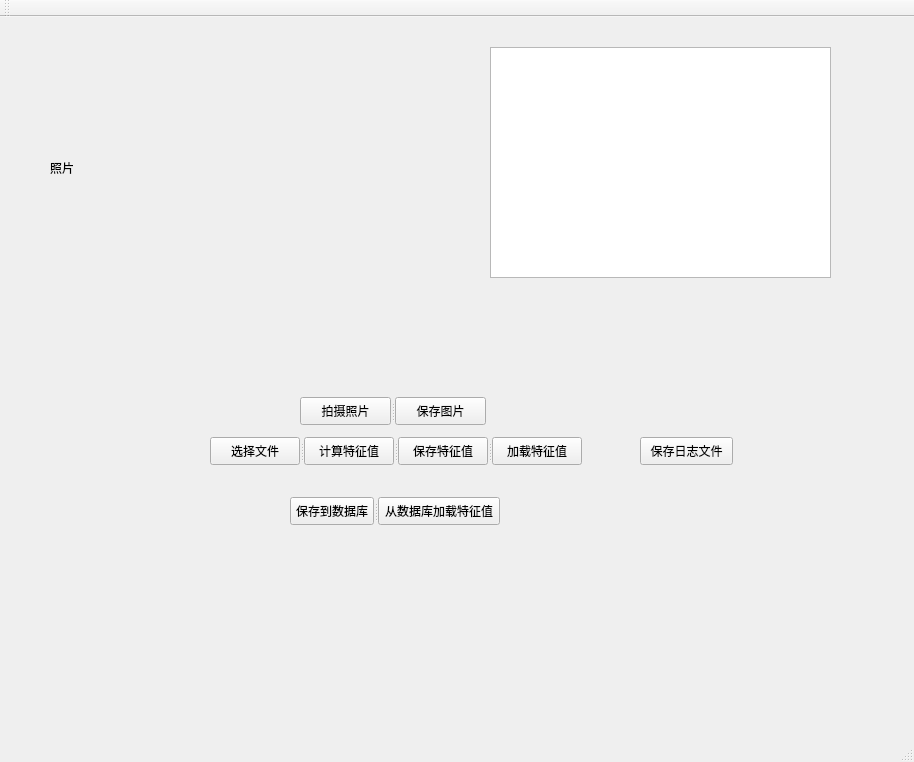
<?xml version="1.0" encoding="UTF-8"?>
<ui version="4.0">
 <class>MainWindow</class>
 <widget class="QMainWindow" name="MainWindow">
  <property name="geometry">
   <rect>
    <x>0</x>
    <y>0</y>
    <width>914</width>
    <height>762</height>
   </rect>
  </property>
  <property name="windowTitle">
   <string>MainWindow</string>
  </property>
  <widget class="QWidget" name="centralWidget">
   <widget class="QLabel" name="ImageLabel">
    <property name="geometry">
     <rect>
      <x>50</x>
      <y>20</y>
      <width>301</width>
      <height>261</height>
     </rect>
    </property>
    <property name="styleSheet">
     <string notr="true">font: 9pt &quot;Algerian&quot;;</string>
    </property>
    <property name="lineWidth">
     <number>3</number>
    </property>
    <property name="text">
     <string>照片</string>
    </property>
    <property name="scaledContents">
     <bool>true</bool>
    </property>
   </widget>
   <widget class="QTextBrowser" name="StatusBrowser">
    <property name="geometry">
     <rect>
      <x>490</x>
      <y>30</y>
      <width>341</width>
      <height>231</height>
     </rect>
    </property>
   </widget>
   <widget class="QPushButton" name="SaveLogButton">
    <property name="geometry">
     <rect>
      <x>640</x>
      <y>420</y>
      <width>93</width>
      <height>28</height>
     </rect>
    </property>
    <property name="text">
     <string>保存日志文件</string>
    </property>
   </widget>
   <widget class="QSplitter" name="splitter">
    <property name="geometry">
     <rect>
      <x>300</x>
      <y>380</y>
      <width>186</width>
      <height>28</height>
     </rect>
    </property>
    <property name="orientation">
     <enum>Qt::Horizontal</enum>
    </property>
    <widget class="QPushButton" name="CaptureButton">
     <property name="text">
      <string>拍摄照片</string>
     </property>
    </widget>
    <widget class="QPushButton" name="SaveImageButton">
     <property name="text">
      <string>保存图片</string>
     </property>
    </widget>
   </widget>
   <widget class="QSplitter" name="splitter_3">
    <property name="geometry">
     <rect>
      <x>290</x>
      <y>480</y>
      <width>210</width>
      <height>28</height>
     </rect>
    </property>
    <property name="orientation">
     <enum>Qt::Horizontal</enum>
    </property>
    <widget class="QPushButton" name="SaveFeatureToDb">
     <property name="text">
      <string>保存到数据库</string>
     </property>
    </widget>
    <widget class="QPushButton" name="LoadFeatureFromDb">
     <property name="text">
      <string>从数据库加载特征值</string>
     </property>
    </widget>
   </widget>
   <widget class="QSplitter" name="splitter_2">
    <property name="geometry">
     <rect>
      <x>210</x>
      <y>420</y>
      <width>372</width>
      <height>28</height>
     </rect>
    </property>
    <property name="orientation">
     <enum>Qt::Horizontal</enum>
    </property>
    <widget class="QPushButton" name="ChooseFold">
     <property name="text">
      <string>选择文件</string>
     </property>
    </widget>
    <widget class="QPushButton" name="ExFeatures">
     <property name="text">
      <string>计算特征值</string>
     </property>
    </widget>
    <widget class="QPushButton" name="SaveFeatures">
     <property name="text">
      <string>保存特征值</string>
     </property>
    </widget>
    <widget class="QPushButton" name="LoadFeatures">
     <property name="text">
      <string>加载特征值</string>
     </property>
    </widget>
   </widget>
  </widget>
  <widget class="QMenuBar" name="menuBar">
   <property name="geometry">
    <rect>
     <x>0</x>
     <y>0</y>
     <width>914</width>
     <height>23</height>
    </rect>
   </property>
  </widget>
  <widget class="QToolBar" name="mainToolBar">
   <attribute name="toolBarArea">
    <enum>TopToolBarArea</enum>
   </attribute>
   <attribute name="toolBarBreak">
    <bool>false</bool>
   </attribute>
  </widget>
  <widget class="QStatusBar" name="statusBar"/>
 </widget>
 <layoutdefault spacing="6" margin="11"/>
 <resources/>
 <connections/>
</ui>
